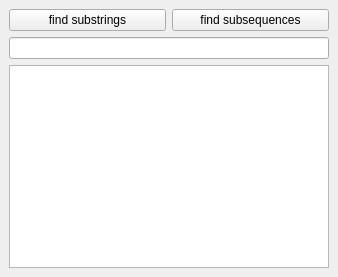
<?xml version="1.0" encoding="UTF-8"?>
<ui version="4.0">
 <class>MainWindow</class>
 <widget class="QMainWindow" name="MainWindow">
  <property name="geometry">
   <rect>
    <x>0</x>
    <y>0</y>
    <width>338</width>
    <height>277</height>
   </rect>
  </property>
  <property name="sizePolicy">
   <sizepolicy hsizetype="Maximum" vsizetype="Maximum">
    <horstretch>0</horstretch>
    <verstretch>0</verstretch>
   </sizepolicy>
  </property>
  <property name="windowTitle">
   <string>MainWindow</string>
  </property>
  <widget class="QWidget" name="centralwidget">
   <property name="layoutDirection">
    <enum>Qt::LeftToRight</enum>
   </property>
   <layout class="QVBoxLayout" name="verticalLayout">
    <item>
     <layout class="QHBoxLayout" name="horizontalLayout">
      <item>
       <widget class="QPushButton" name="substring_button">
        <property name="text">
         <string>find substrings</string>
        </property>
       </widget>
      </item>
      <item>
       <widget class="QPushButton" name="subsequence_button">
        <property name="text">
         <string>find subsequences</string>
        </property>
       </widget>
      </item>
     </layout>
    </item>
    <item>
     <widget class="QLineEdit" name="pattern"/>
    </item>
    <item>
     <widget class="QTextEdit" name="words_list">
      <property name="textInteractionFlags">
       <set>Qt::NoTextInteraction</set>
      </property>
     </widget>
    </item>
   </layout>
  </widget>
 </widget>
 <resources/>
 <connections/>
</ui>
